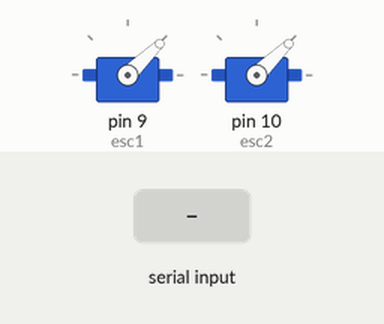
The sketch below on a simulated Arduino Uno, built with avr-gcc and run on an emulated ATmega328P. Parts: 2 × servo. The inputs (shaded band) are chosen by the test bench.

Above: at 6.2 s.
6.3 s: "b" received over Serial
At 7.4 s:
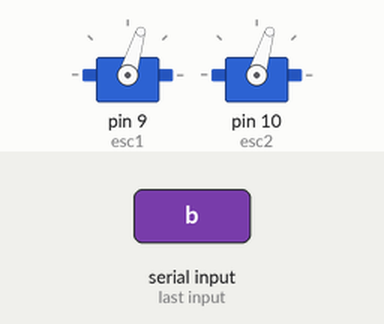
7.8 s: "l" received over Serial
At 8.6 s:
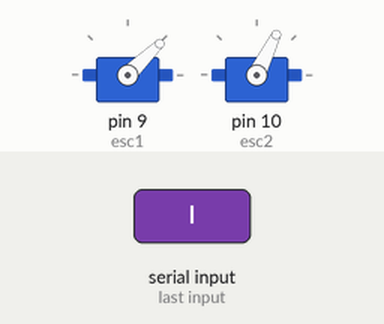
9.3 s: "r" received over Serial
At 9.7 s:
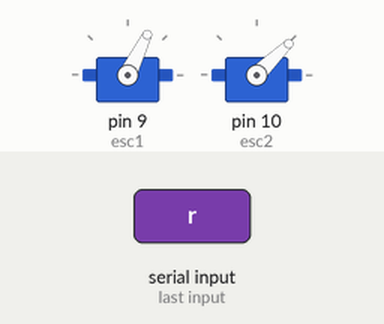
10.8 s: "f" received over Serial
At 12.0 s:
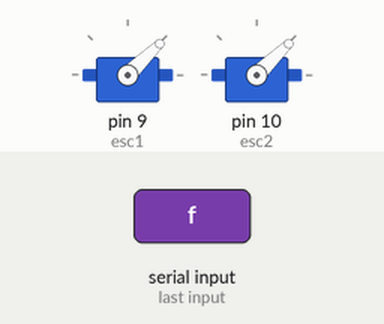
Timing chart, 0 to 13.3 s (numbered marks = the images above; inputs shaded):
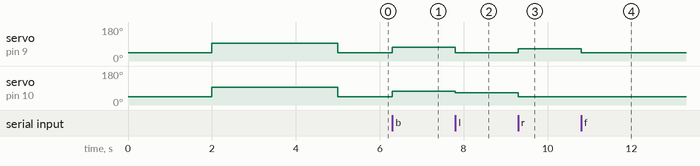

Measured:
- after the input at 6.3 s, servo on pin 9 (esc1), servo on pin 10 (esc2): 44° → 73° at once
- after the input at 7.8 s, servo on pin 9 (esc1): 73° → 44° at once; servo on pin 10 (esc2): 73° → 64° at once
- after the input at 9.3 s, servo on pin 9 (esc1): 44° → 64° at once; servo on pin 10 (esc2): 64° → 44° at once
- after the input at 10.8 s, servo on pin 9 (esc1): 64° → 44° at once

The sketch:

bushlessmotor.ino
```cpp
#include <Servo.h>

Servo esc1;
Servo esc2;

void setup() {
  esc1.attach(9);
  esc2.attach(10);
  esc1.writeMicroseconds(1000);
  esc2.writeMicroseconds(1000);  // send a 1000us pulse to the second ESC (minimum throttle)
  delay(2000);  // wait for the ESCs to recognize the minimum throttle
  Serial.begin(9600);  // initialize serial communication

  // Run both motors at a fixed speed when power is connected
  esc1.writeMicroseconds(1500);  // set throttle for motor 1
  esc2.writeMicroseconds(1500);  // set throttle for motor 2
  delay(3000);  // run motors for 5 seconds
  esc1.writeMicroseconds(1000);  // stop motor 1
  esc2.writeMicroseconds(1000);  // stop motor 2
}

void loop() {
  if (Serial.available() > 0) {
    char command = Serial.read();  // read the incoming command

    // determine the throttle values based on the command
    int throttle1 = 1000;  // default throttle for motor 1 (low speed)
    int throttle2 = 1000;  // default throttle for motor 2 (low speed)
    if (command == 'f') {
      throttle1 = 1000;  // low speed forward for motor 1
      throttle2 = 1000;  // low speed forward for motor 2
    } else if (command == 'b') {
      throttle1 = 1300;  // low speed backward for motor 1
      throttle2 = 1300;  // low speed backward for motor 2
    } else if (command == 'l') {
      // decrease throttle of motor 2 for left turn
      throttle2 = 1200;  // reduce speed of motor 2 for left turn
    } else if (command == 'r') {
      throttle1 = 1200;  // reduce speed of motor 1 for right turn
      // implement right turn
    } else if (command == 'd') {
      throttle1 = 1400;  // higher speed forward for motor 1
      throttle2 = 1400;  // higher speed forward for motor 2
    }

    // send the throttle signals to the ESCs
    esc1.writeMicroseconds(throttle1);
    esc2.writeMicroseconds(throttle2);
  }
}
```
